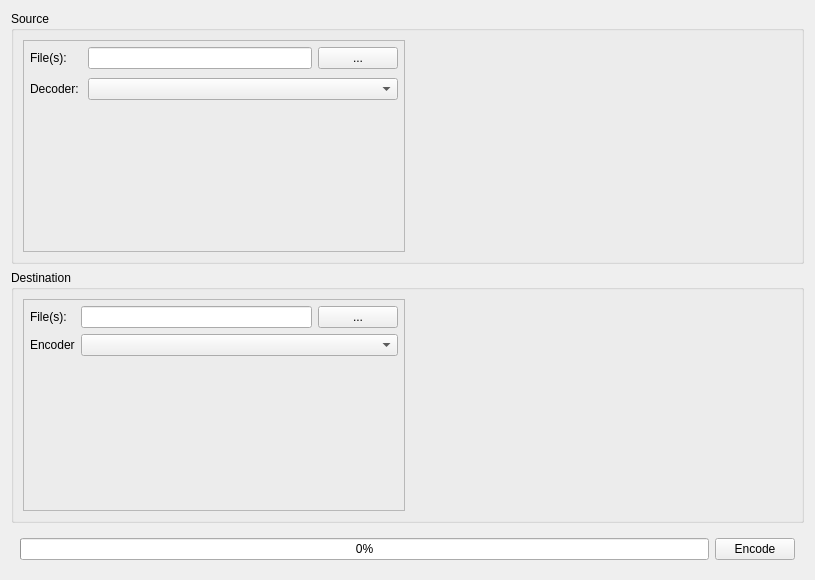
<?xml version="1.0" encoding="UTF-8"?>
<ui version="4.0">
 <class>Encode</class>
 <widget class="QWidget" name="Encode">
  <property name="geometry">
   <rect>
    <x>0</x>
    <y>0</y>
    <width>815</width>
    <height>580</height>
   </rect>
  </property>
  <property name="windowTitle">
   <string>Form</string>
  </property>
  <layout class="QVBoxLayout" name="verticalLayout">
   <item>
    <widget class="QGroupBox" name="sourceGroupBox">
     <property name="title">
      <string>Source</string>
     </property>
     <layout class="QHBoxLayout" name="horizontalLayout">
      <item>
       <widget class="QFrame" name="sourceSettingsFrame">
        <property name="minimumSize">
         <size>
          <width>200</width>
          <height>100</height>
         </size>
        </property>
        <property name="frameShape">
         <enum>QFrame::StyledPanel</enum>
        </property>
        <property name="frameShadow">
         <enum>QFrame::Raised</enum>
        </property>
        <layout class="QVBoxLayout" name="verticalLayout_3">
         <property name="margin">
          <number>6</number>
         </property>
         <item>
          <widget class="QWidget" name="widget_4" native="true">
           <property name="sizePolicy">
            <sizepolicy hsizetype="Minimum" vsizetype="Minimum">
             <horstretch>0</horstretch>
             <verstretch>0</verstretch>
            </sizepolicy>
           </property>
           <layout class="QFormLayout" name="formLayout_3">
            <property name="fieldGrowthPolicy">
             <enum>QFormLayout::AllNonFixedFieldsGrow</enum>
            </property>
            <property name="horizontalSpacing">
             <number>9</number>
            </property>
            <property name="verticalSpacing">
             <number>9</number>
            </property>
            <property name="margin">
             <number>0</number>
            </property>
            <item row="0" column="0">
             <widget class="QLabel" name="label_2">
              <property name="text">
               <string>File(s):</string>
              </property>
             </widget>
            </item>
            <item row="0" column="1">
             <widget class="QWidget" name="widget_2" native="true">
              <layout class="QHBoxLayout" name="horizontalLayout_4">
               <property name="margin">
                <number>0</number>
               </property>
               <item>
                <widget class="QLineEdit" name="sourceFileBox"/>
               </item>
               <item>
                <widget class="QPushButton" name="sourceFileChooseButton">
                 <property name="text">
                  <string>...</string>
                 </property>
                </widget>
               </item>
              </layout>
             </widget>
            </item>
            <item row="1" column="0">
             <widget class="QLabel" name="label">
              <property name="text">
               <string>Decoder:</string>
              </property>
             </widget>
            </item>
            <item row="1" column="1">
             <widget class="QComboBox" name="decoderComboBox"/>
            </item>
           </layout>
          </widget>
         </item>
         <item>
          <widget class="QStackedWidget" name="decoderOptionsStackedWidget">
           <property name="sizePolicy">
            <sizepolicy hsizetype="Expanding" vsizetype="Expanding">
             <horstretch>0</horstretch>
             <verstretch>0</verstretch>
            </sizepolicy>
           </property>
           <widget class="QWidget" name="defaultDecoderOptions"/>
           <widget class="HolovideoCodecOptionsController" name="holovideoOptions"/>
           <widget class="MultiWavelengthCodecOptionsController" name="multiWavelengthOptions"/>
          </widget>
         </item>
        </layout>
       </widget>
      </item>
      <item>
       <widget class="EncodingOpenGLWidget" name="decoderGLWidget" native="true">
        <property name="sizePolicy">
         <sizepolicy hsizetype="Expanding" vsizetype="Expanding">
          <horstretch>0</horstretch>
          <verstretch>0</verstretch>
         </sizepolicy>
        </property>
       </widget>
      </item>
     </layout>
    </widget>
   </item>
   <item>
    <widget class="QGroupBox" name="destinationGroupBox">
     <property name="title">
      <string>Destination</string>
     </property>
     <layout class="QHBoxLayout" name="horizontalLayout_3">
      <item>
       <widget class="QFrame" name="destSettingsFrame">
        <property name="minimumSize">
         <size>
          <width>200</width>
          <height>0</height>
         </size>
        </property>
        <property name="frameShape">
         <enum>QFrame::StyledPanel</enum>
        </property>
        <property name="frameShadow">
         <enum>QFrame::Raised</enum>
        </property>
        <layout class="QVBoxLayout" name="verticalLayout_2">
         <property name="spacing">
          <number>0</number>
         </property>
         <property name="margin">
          <number>6</number>
         </property>
         <item>
          <widget class="QWidget" name="widget_6" native="true">
           <layout class="QFormLayout" name="formLayout">
            <property name="fieldGrowthPolicy">
             <enum>QFormLayout::AllNonFixedFieldsGrow</enum>
            </property>
            <property name="margin">
             <number>0</number>
            </property>
            <item row="0" column="0">
             <widget class="QLabel" name="label_3">
              <property name="text">
               <string>File(s):</string>
              </property>
             </widget>
            </item>
            <item row="0" column="1">
             <widget class="QWidget" name="widget_3" native="true">
              <layout class="QHBoxLayout" name="horizontalLayout_5">
               <property name="margin">
                <number>0</number>
               </property>
               <item>
                <widget class="QLineEdit" name="destFileBox"/>
               </item>
               <item>
                <widget class="QPushButton" name="destFileChooseButton">
                 <property name="text">
                  <string>...</string>
                 </property>
                </widget>
               </item>
              </layout>
             </widget>
            </item>
            <item row="1" column="0">
             <widget class="QLabel" name="label_4">
              <property name="text">
               <string>Encoder</string>
              </property>
             </widget>
            </item>
            <item row="1" column="1">
             <widget class="QComboBox" name="encoderComboBox"/>
            </item>
           </layout>
          </widget>
         </item>
         <item>
          <widget class="QStackedWidget" name="encoderOptionsStackedWidget">
           <property name="sizePolicy">
            <sizepolicy hsizetype="Expanding" vsizetype="Expanding">
             <horstretch>0</horstretch>
             <verstretch>0</verstretch>
            </sizepolicy>
           </property>
           <widget class="QWidget" name="defaultEncoderOptions"/>
           <widget class="DepthmapCodecOptionsController" name="depthMapOptions"/>
          </widget>
         </item>
        </layout>
       </widget>
      </item>
      <item>
       <widget class="EncodingOpenGLWidget" name="encoderGLWidget" native="true">
        <property name="sizePolicy">
         <sizepolicy hsizetype="Expanding" vsizetype="Expanding">
          <horstretch>0</horstretch>
          <verstretch>0</verstretch>
         </sizepolicy>
        </property>
       </widget>
      </item>
     </layout>
    </widget>
   </item>
   <item>
    <widget class="QWidget" name="widget" native="true">
     <layout class="QHBoxLayout" name="horizontalLayout_2">
      <item>
       <widget class="QProgressBar" name="encodingProgress">
        <property name="value">
         <number>0</number>
        </property>
       </widget>
      </item>
      <item>
       <widget class="QPushButton" name="encodeButton">
        <property name="text">
         <string>Encode</string>
        </property>
       </widget>
      </item>
     </layout>
    </widget>
   </item>
  </layout>
 </widget>
 <customwidgets>
  <customwidget>
   <class>EncodingOpenGLWidget</class>
   <extends>QWidget</extends>
   <header>EncodingOpenGLWidget.h</header>
   <container>1</container>
  </customwidget>
  <customwidget>
   <class>DepthmapCodecOptionsController</class>
   <extends>QWidget</extends>
   <header>Encoder/DepthmapCodecOptionsController.h</header>
   <container>1</container>
  </customwidget>
  <customwidget>
   <class>MultiWavelengthCodecOptionsController</class>
   <extends>QWidget</extends>
   <header>Encoder/MultiWavelengthCodecOptionsController.h</header>
   <container>1</container>
  </customwidget>
  <customwidget>
   <class>HolovideoCodecOptionsController</class>
   <extends>QWidget</extends>
   <header>Encoder/HolovideoCodecOptionsController.h</header>
   <container>1</container>
  </customwidget>
 </customwidgets>
 <resources/>
 <connections/>
</ui>
